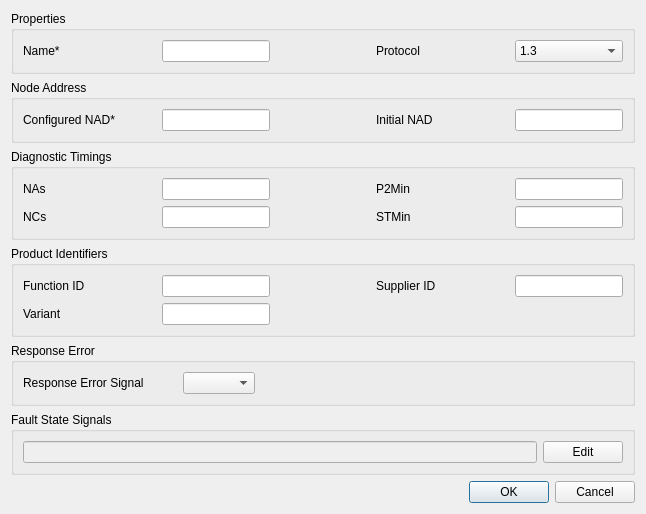
<?xml version="1.0" encoding="UTF-8"?>
<ui version="4.0">
 <class>SlaveDlg</class>
 <widget class="QDialog" name="SlaveDlg">
  <property name="windowModality">
   <enum>Qt::NonModal</enum>
  </property>
  <property name="geometry">
   <rect>
    <x>0</x>
    <y>0</y>
    <width>698</width>
    <height>403</height>
   </rect>
  </property>
  <property name="sizePolicy">
   <sizepolicy hsizetype="Fixed" vsizetype="Fixed">
    <horstretch>0</horstretch>
    <verstretch>0</verstretch>
   </sizepolicy>
  </property>
  <property name="windowTitle">
   <string>Edit ECU - Slave_ECU1</string>
  </property>
  <property name="windowIcon">
   <iconset resource="ldfeditor.qrc">
    <normaloff>:/LDFEditorIcons/Resources/icons/Ecu.png</normaloff>:/LDFEditorIcons/Resources/icons/Ecu.png</iconset>
  </property>
  <layout class="QHBoxLayout" name="horizontalLayout_3">
   <property name="sizeConstraint">
    <enum>QLayout::SetFixedSize</enum>
   </property>
   <item>
    <layout class="QVBoxLayout" name="verticalLayout">
     <property name="sizeConstraint">
      <enum>QLayout::SetFixedSize</enum>
     </property>
     <item>
      <widget class="QGroupBox" name="groupProperties">
       <property name="title">
        <string>Properties</string>
       </property>
       <layout class="QHBoxLayout" name="horizontalLayout_9">
        <item>
         <layout class="QHBoxLayout" name="horizontalLayout_10">
          <item>
           <widget class="QLabel" name="labelName">
            <property name="sizePolicy">
             <sizepolicy hsizetype="Fixed" vsizetype="Fixed">
              <horstretch>0</horstretch>
              <verstretch>0</verstretch>
             </sizepolicy>
            </property>
            <property name="minimumSize">
             <size>
              <width>133</width>
              <height>0</height>
             </size>
            </property>
            <property name="text">
             <string>Name*</string>
            </property>
           </widget>
          </item>
          <item>
           <widget class="QLineEdit" name="editName">
            <property name="sizePolicy">
             <sizepolicy hsizetype="Fixed" vsizetype="Fixed">
              <horstretch>0</horstretch>
              <verstretch>0</verstretch>
             </sizepolicy>
            </property>
           </widget>
          </item>
          <item>
           <spacer name="horizontalSpacer_6">
            <property name="orientation">
             <enum>Qt::Horizontal</enum>
            </property>
            <property name="sizeType">
             <enum>QSizePolicy::Fixed</enum>
            </property>
            <property name="sizeHint" stdset="0">
             <size>
              <width>100</width>
              <height>20</height>
             </size>
            </property>
           </spacer>
          </item>
          <item>
           <widget class="QLabel" name="labelProtocol">
            <property name="sizePolicy">
             <sizepolicy hsizetype="Fixed" vsizetype="Fixed">
              <horstretch>0</horstretch>
              <verstretch>0</verstretch>
             </sizepolicy>
            </property>
            <property name="minimumSize">
             <size>
              <width>133</width>
              <height>0</height>
             </size>
            </property>
            <property name="text">
             <string>Protocol</string>
            </property>
           </widget>
          </item>
          <item>
           <widget class="QComboBox" name="comboProtocol">
            <property name="sizePolicy">
             <sizepolicy hsizetype="Preferred" vsizetype="Fixed">
              <horstretch>0</horstretch>
              <verstretch>0</verstretch>
             </sizepolicy>
            </property>
            <item>
             <property name="text">
              <string>1.3</string>
             </property>
            </item>
            <item>
             <property name="text">
              <string>2.0</string>
             </property>
            </item>
            <item>
             <property name="text">
              <string>2.1</string>
             </property>
            </item>
           </widget>
          </item>
         </layout>
        </item>
       </layout>
      </widget>
     </item>
     <item>
      <widget class="QGroupBox" name="groupNodeAddress">
       <property name="sizePolicy">
        <sizepolicy hsizetype="Preferred" vsizetype="Preferred">
         <horstretch>0</horstretch>
         <verstretch>0</verstretch>
        </sizepolicy>
       </property>
       <property name="title">
        <string>Node Address</string>
       </property>
       <layout class="QHBoxLayout" name="horizontalLayout_8">
        <item>
         <layout class="QHBoxLayout" name="horizontalLayout_4">
          <item>
           <widget class="QLabel" name="labelConfigNAD">
            <property name="sizePolicy">
             <sizepolicy hsizetype="Fixed" vsizetype="Fixed">
              <horstretch>0</horstretch>
              <verstretch>0</verstretch>
             </sizepolicy>
            </property>
            <property name="minimumSize">
             <size>
              <width>133</width>
              <height>0</height>
             </size>
            </property>
            <property name="text">
             <string>Configured NAD*</string>
            </property>
           </widget>
          </item>
          <item>
           <widget class="QLineEdit" name="editConfigNAD">
            <property name="sizePolicy">
             <sizepolicy hsizetype="Fixed" vsizetype="Fixed">
              <horstretch>0</horstretch>
              <verstretch>0</verstretch>
             </sizepolicy>
            </property>
           </widget>
          </item>
          <item>
           <spacer name="horizontalSpacer">
            <property name="orientation">
             <enum>Qt::Horizontal</enum>
            </property>
            <property name="sizeType">
             <enum>QSizePolicy::Fixed</enum>
            </property>
            <property name="sizeHint" stdset="0">
             <size>
              <width>100</width>
              <height>20</height>
             </size>
            </property>
           </spacer>
          </item>
          <item>
           <widget class="QLabel" name="labelInitialNAD">
            <property name="sizePolicy">
             <sizepolicy hsizetype="Fixed" vsizetype="Fixed">
              <horstretch>0</horstretch>
              <verstretch>0</verstretch>
             </sizepolicy>
            </property>
            <property name="minimumSize">
             <size>
              <width>133</width>
              <height>0</height>
             </size>
            </property>
            <property name="text">
             <string>Initial NAD</string>
            </property>
           </widget>
          </item>
          <item>
           <widget class="QLineEdit" name="editInitialNAD">
            <property name="sizePolicy">
             <sizepolicy hsizetype="Fixed" vsizetype="Fixed">
              <horstretch>0</horstretch>
              <verstretch>0</verstretch>
             </sizepolicy>
            </property>
           </widget>
          </item>
         </layout>
        </item>
       </layout>
      </widget>
     </item>
     <item>
      <widget class="QGroupBox" name="groupDiagTime">
       <property name="title">
        <string>Diagnostic Timings</string>
       </property>
       <layout class="QHBoxLayout" name="horizontalLayout_6">
        <item>
         <layout class="QGridLayout" name="gridLayout">
          <item row="1" column="0">
           <widget class="QLabel" name="labelNcr">
            <property name="sizePolicy">
             <sizepolicy hsizetype="Preferred" vsizetype="Fixed">
              <horstretch>0</horstretch>
              <verstretch>0</verstretch>
             </sizepolicy>
            </property>
            <property name="minimumSize">
             <size>
              <width>133</width>
              <height>0</height>
             </size>
            </property>
            <property name="text">
             <string>NCs</string>
            </property>
           </widget>
          </item>
          <item row="0" column="4">
           <widget class="QLineEdit" name="editP2MIN">
            <property name="sizePolicy">
             <sizepolicy hsizetype="Fixed" vsizetype="Fixed">
              <horstretch>0</horstretch>
              <verstretch>0</verstretch>
             </sizepolicy>
            </property>
           </widget>
          </item>
          <item row="0" column="3">
           <widget class="QLabel" name="labelP2Min">
            <property name="sizePolicy">
             <sizepolicy hsizetype="Preferred" vsizetype="Fixed">
              <horstretch>0</horstretch>
              <verstretch>0</verstretch>
             </sizepolicy>
            </property>
            <property name="minimumSize">
             <size>
              <width>133</width>
              <height>0</height>
             </size>
            </property>
            <property name="text">
             <string>P2Min</string>
            </property>
           </widget>
          </item>
          <item row="0" column="1">
           <widget class="QLineEdit" name="editNAS">
            <property name="sizePolicy">
             <sizepolicy hsizetype="Fixed" vsizetype="Fixed">
              <horstretch>0</horstretch>
              <verstretch>0</verstretch>
             </sizepolicy>
            </property>
           </widget>
          </item>
          <item row="1" column="3">
           <widget class="QLabel" name="labelSTMin">
            <property name="sizePolicy">
             <sizepolicy hsizetype="Preferred" vsizetype="Fixed">
              <horstretch>0</horstretch>
              <verstretch>0</verstretch>
             </sizepolicy>
            </property>
            <property name="minimumSize">
             <size>
              <width>133</width>
              <height>0</height>
             </size>
            </property>
            <property name="text">
             <string>STMin</string>
            </property>
           </widget>
          </item>
          <item row="1" column="1">
           <widget class="QLineEdit" name="editNCR">
            <property name="sizePolicy">
             <sizepolicy hsizetype="Fixed" vsizetype="Fixed">
              <horstretch>0</horstretch>
              <verstretch>0</verstretch>
             </sizepolicy>
            </property>
           </widget>
          </item>
          <item row="0" column="0">
           <widget class="QLabel" name="labelNAs">
            <property name="sizePolicy">
             <sizepolicy hsizetype="Preferred" vsizetype="Fixed">
              <horstretch>0</horstretch>
              <verstretch>0</verstretch>
             </sizepolicy>
            </property>
            <property name="minimumSize">
             <size>
              <width>133</width>
              <height>0</height>
             </size>
            </property>
            <property name="text">
             <string>NAs</string>
            </property>
           </widget>
          </item>
          <item row="1" column="4">
           <widget class="QLineEdit" name="editSTMIN">
            <property name="sizePolicy">
             <sizepolicy hsizetype="Fixed" vsizetype="Fixed">
              <horstretch>0</horstretch>
              <verstretch>0</verstretch>
             </sizepolicy>
            </property>
           </widget>
          </item>
          <item row="0" column="2">
           <spacer name="horizontalSpacer_2">
            <property name="orientation">
             <enum>Qt::Horizontal</enum>
            </property>
            <property name="sizeType">
             <enum>QSizePolicy::Fixed</enum>
            </property>
            <property name="sizeHint" stdset="0">
             <size>
              <width>100</width>
              <height>20</height>
             </size>
            </property>
           </spacer>
          </item>
          <item row="1" column="2">
           <spacer name="horizontalSpacer_3">
            <property name="orientation">
             <enum>Qt::Horizontal</enum>
            </property>
            <property name="sizeHint" stdset="0">
             <size>
              <width>40</width>
              <height>20</height>
             </size>
            </property>
           </spacer>
          </item>
         </layout>
        </item>
       </layout>
      </widget>
     </item>
     <item>
      <widget class="QGroupBox" name="groupProductId">
       <property name="title">
        <string>Product Identifiers</string>
       </property>
       <layout class="QHBoxLayout" name="horizontalLayout_5">
        <item>
         <layout class="QGridLayout" name="gridLayout_2">
          <item row="1" column="1">
           <widget class="QLineEdit" name="editVariant">
            <property name="sizePolicy">
             <sizepolicy hsizetype="Fixed" vsizetype="Fixed">
              <horstretch>0</horstretch>
              <verstretch>0</verstretch>
             </sizepolicy>
            </property>
           </widget>
          </item>
          <item row="1" column="0">
           <widget class="QLabel" name="labelVariant">
            <property name="sizePolicy">
             <sizepolicy hsizetype="Fixed" vsizetype="Fixed">
              <horstretch>0</horstretch>
              <verstretch>0</verstretch>
             </sizepolicy>
            </property>
            <property name="minimumSize">
             <size>
              <width>133</width>
              <height>0</height>
             </size>
            </property>
            <property name="text">
             <string>Variant</string>
            </property>
           </widget>
          </item>
          <item row="0" column="4">
           <widget class="QLineEdit" name="editSupplierID">
            <property name="sizePolicy">
             <sizepolicy hsizetype="Fixed" vsizetype="Fixed">
              <horstretch>0</horstretch>
              <verstretch>0</verstretch>
             </sizepolicy>
            </property>
           </widget>
          </item>
          <item row="0" column="3">
           <widget class="QLabel" name="labelSupplierId">
            <property name="sizePolicy">
             <sizepolicy hsizetype="Fixed" vsizetype="Fixed">
              <horstretch>0</horstretch>
              <verstretch>0</verstretch>
             </sizepolicy>
            </property>
            <property name="minimumSize">
             <size>
              <width>133</width>
              <height>0</height>
             </size>
            </property>
            <property name="text">
             <string>Supplier ID</string>
            </property>
           </widget>
          </item>
          <item row="0" column="1">
           <widget class="QLineEdit" name="editFunctionId">
            <property name="sizePolicy">
             <sizepolicy hsizetype="Fixed" vsizetype="Fixed">
              <horstretch>0</horstretch>
              <verstretch>0</verstretch>
             </sizepolicy>
            </property>
           </widget>
          </item>
          <item row="0" column="0">
           <widget class="QLabel" name="labelFunctionId">
            <property name="sizePolicy">
             <sizepolicy hsizetype="Fixed" vsizetype="Fixed">
              <horstretch>0</horstretch>
              <verstretch>0</verstretch>
             </sizepolicy>
            </property>
            <property name="minimumSize">
             <size>
              <width>133</width>
              <height>0</height>
             </size>
            </property>
            <property name="text">
             <string>Function ID</string>
            </property>
           </widget>
          </item>
          <item row="0" column="2">
           <spacer name="horizontalSpacer_4">
            <property name="orientation">
             <enum>Qt::Horizontal</enum>
            </property>
            <property name="sizeType">
             <enum>QSizePolicy::Fixed</enum>
            </property>
            <property name="sizeHint" stdset="0">
             <size>
              <width>100</width>
              <height>20</height>
             </size>
            </property>
           </spacer>
          </item>
          <item row="1" column="2">
           <spacer name="horizontalSpacer_5">
            <property name="orientation">
             <enum>Qt::Horizontal</enum>
            </property>
            <property name="sizeHint" stdset="0">
             <size>
              <width>40</width>
              <height>20</height>
             </size>
            </property>
           </spacer>
          </item>
         </layout>
        </item>
       </layout>
      </widget>
     </item>
     <item>
          <widget class="QGroupBox" name="grpRespErr">
           <property name="title">
            <string>Response Error</string>
           </property>
           <layout class="QGridLayout" name="gridLayout_3">
            <item row="0" column="0">
             <layout class="QHBoxLayout" name="horizontalLayout_3">
              <item>
               <widget class="QLabel" name="labelRespErr">
                <property name="text">
                 <string>Response Error Signal          </string>
                </property>
               </widget>
              </item>
              <item>
               <widget class="QComboBox" name="comboRespErr"/>
              </item>
             </layout>
            </item>
            <item row="0" column="1">
             <spacer name="horizontalSpacer_7">
              <property name="orientation">
               <enum>Qt::Horizontal</enum>
              </property>
              <property name="sizeHint" stdset="0">
               <size>
                <width>40</width>
                <height>20</height>
               </size>
              </property>
             </spacer>
            </item>
           </layout>
          </widget>
         </item>
     <item>
      <widget class="QGroupBox" name="groupFaultStateSignals">
       <property name="title">
        <string>Fault State Signals</string>
       </property>
       <layout class="QHBoxLayout" name="horizontalLayout_2">
        <item>
         <layout class="QHBoxLayout" name="horizontalLayout">
          <item>
           <widget class="QLineEdit" name="editFaultStateSignals">
            <property name="enabled">
             <bool>false</bool>
            </property>
            <property name="clearButtonEnabled">
             <bool>false</bool>
            </property>
           </widget>
          </item>
          <item>
           <widget class="QPushButton" name="buttonFaultSignals">
            <property name="text">
             <string>Edit</string>
            </property>
           </widget>
          </item>
         </layout>
        </item>
       </layout>
      </widget>
     </item>
     <item>
      <widget class="QDialogButtonBox" name="buttonOption">
       <property name="standardButtons">
        <set>QDialogButtonBox::Cancel|QDialogButtonBox::Ok</set>
       </property>
      </widget>
     </item>
    </layout>
   </item>
  </layout>
 </widget>
 <resources>
  <include location="ldfeditor.qrc"/>
 </resources>
 <connections/>
</ui>
